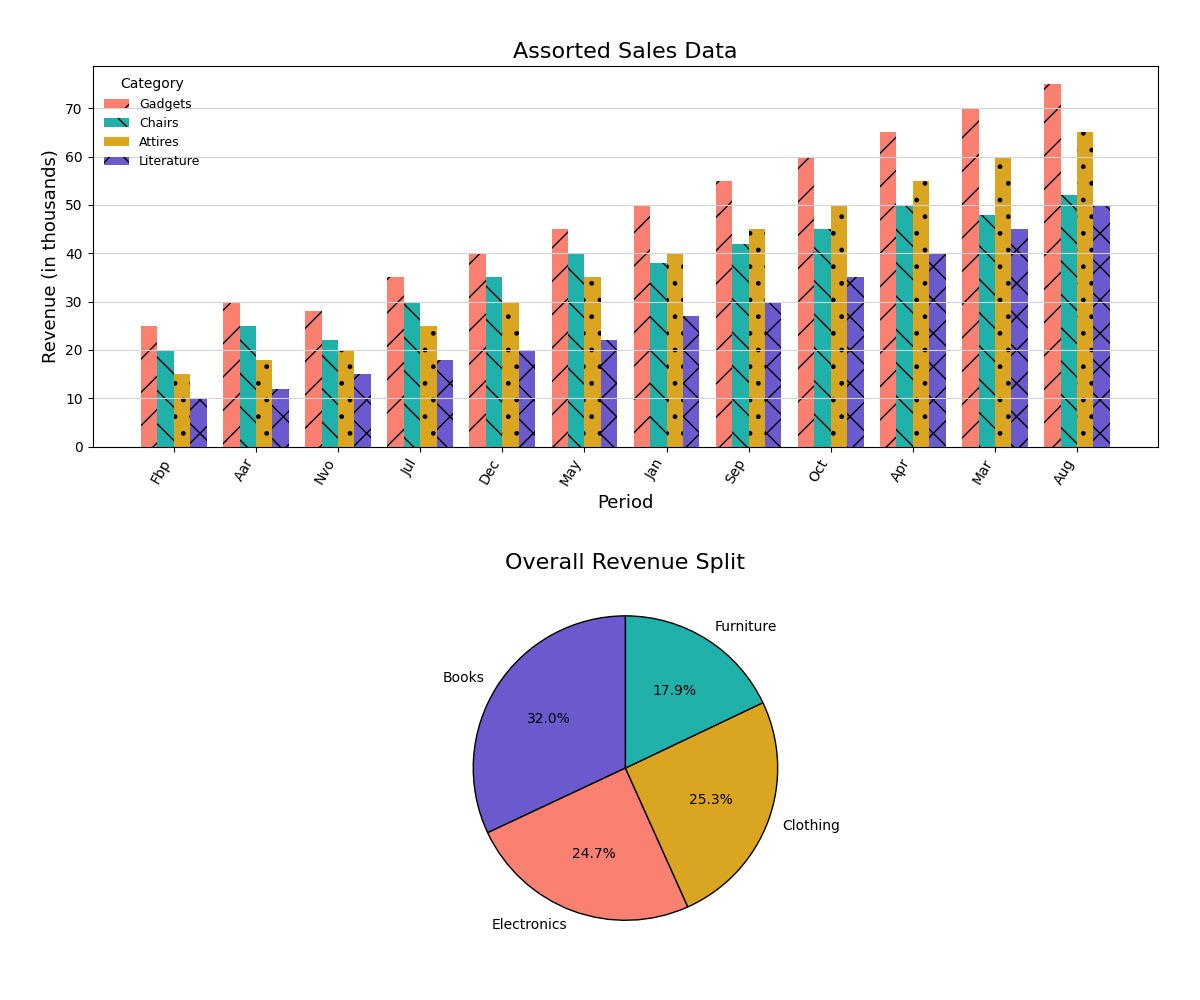

The script that drew this image:
import matplotlib.pyplot as plt
import numpy as np

# Monthly sales data with altered labels
months = ['Fbp', 'Aar', 'Nvo', 'Jul', 'Dec', 'May', 'Jan', 'Sep', 'Oct', 'Apr', 'Mar', 'Aug']
electronics_sales = [25, 30, 28, 35, 40, 45, 50, 55, 60, 65, 70, 75]
furniture_sales = [20, 25, 22, 30, 35, 40, 38, 42, 45, 50, 48, 52]
clothing_sales = [15, 18, 20, 25, 30, 35, 40, 45, 50, 55, 60, 65]
books_sales = [10, 12, 15, 18, 20, 22, 27, 30, 35, 40, 45, 50]

# Overall sales distribution with shuffled categories
overall_sales = np.array([sum(electronics_sales), sum(furniture_sales), sum(clothing_sales), sum(books_sales)])
categories = ['Books', 'Electronics', 'Clothing', 'Furniture']

fig, (ax1, ax2) = plt.subplots(2, 1, figsize=(12, 10))

# Bar chart with grouped bars
bar_width = 0.2
x_indices = np.arange(len(months))

ax1.bar(x_indices, electronics_sales, bar_width, label='Gadgets', color='salmon', hatch='/')
ax1.bar(x_indices + bar_width, furniture_sales, bar_width, label='Chairs', color='lightseagreen', hatch='\\')
ax1.bar(x_indices + 2 * bar_width, clothing_sales, bar_width, label='Attires', color='goldenrod', hatch='.')
ax1.bar(x_indices + 3 * bar_width, books_sales, bar_width, label='Literature', color='slateblue', hatch='x')

ax1.set_title("Assorted Sales Data", fontsize=16)
ax1.set_xlabel("Period", fontsize=13)
ax1.set_ylabel("Revenue (in thousands)", fontsize=13)
ax1.set_xticks(x_indices + 1.5 * bar_width)
ax1.set_xticklabels(months, rotation=60, horizontalalignment='right')
ax1.legend(title="Category", fontsize=9, loc="upper left", frameon=False)
ax1.grid(axis='y', linestyle='-', color='lightgrey')

# Pie chart
ax2.pie(overall_sales, labels=categories, autopct='%1.1f%%', startangle=90, 
        colors=['slateblue', 'salmon', 'goldenrod', 'lightseagreen'], 
        wedgeprops=dict(edgecolor='k'))

ax2.set_title("Overall Revenue Split", fontsize=16)

plt.tight_layout(pad=3.0)
plt.show()
